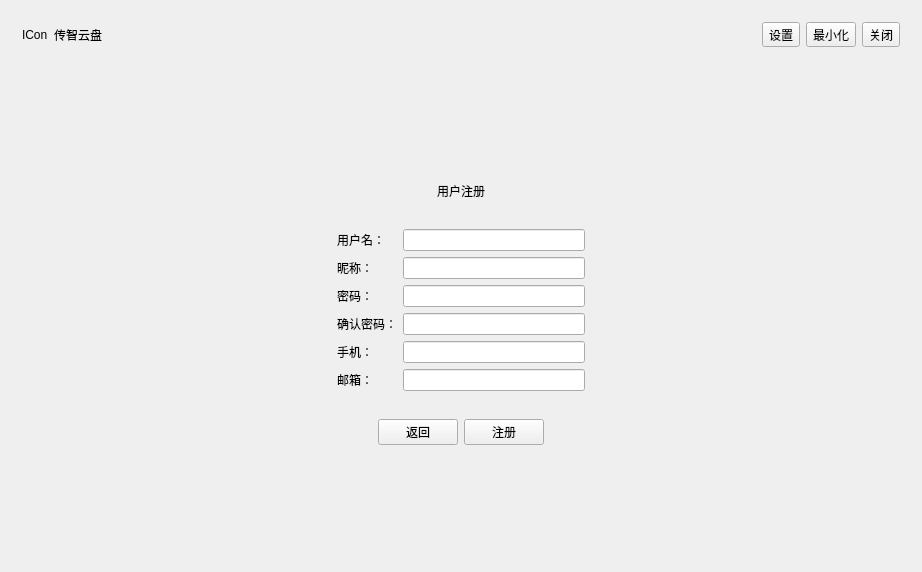
<?xml version="1.0" encoding="UTF-8"?>
<ui version="4.0">
 <class>Login</class>
 <widget class="QWidget" name="Login">
  <property name="geometry">
   <rect>
    <x>0</x>
    <y>0</y>
    <width>922</width>
    <height>572</height>
   </rect>
  </property>
  <property name="minimumSize">
   <size>
    <width>922</width>
    <height>572</height>
   </size>
  </property>
  <property name="maximumSize">
   <size>
    <width>922</width>
    <height>572</height>
   </size>
  </property>
  <property name="windowTitle">
   <string>Login</string>
  </property>
  <layout class="QVBoxLayout" name="verticalLayout">
   <item>
    <widget class="QWidget" name="widget" native="true">
     <layout class="QHBoxLayout" name="horizontalLayout">
      <item>
       <widget class="QLabel" name="label">
        <property name="text">
         <string>ICon</string>
        </property>
       </widget>
      </item>
      <item>
       <widget class="QLabel" name="label_2">
        <property name="text">
         <string>传智云盘</string>
        </property>
       </widget>
      </item>
      <item>
       <spacer name="horizontalSpacer">
        <property name="orientation">
         <enum>Qt::Horizontal</enum>
        </property>
        <property name="sizeHint" stdset="0">
         <size>
          <width>40</width>
          <height>20</height>
         </size>
        </property>
       </spacer>
      </item>
      <item>
       <widget class="QToolButton" name="toolButton_options">
        <property name="text">
         <string>设置</string>
        </property>
       </widget>
      </item>
      <item>
       <widget class="QToolButton" name="toolButton_show_miminize">
        <property name="text">
         <string>最小化</string>
        </property>
       </widget>
      </item>
      <item>
       <widget class="QToolButton" name="toolButton_close">
        <property name="text">
         <string>关闭</string>
        </property>
       </widget>
      </item>
     </layout>
    </widget>
   </item>
   <item>
    <widget class="QStackedWidget" name="stackedWidget">
     <property name="currentIndex">
      <number>1</number>
     </property>
     <widget class="QWidget" name="page">
      <layout class="QHBoxLayout" name="horizontalLayout_5">
       <item>
        <spacer name="horizontalSpacer_7">
         <property name="orientation">
          <enum>Qt::Horizontal</enum>
         </property>
         <property name="sizeHint" stdset="0">
          <size>
           <width>40</width>
           <height>20</height>
          </size>
         </property>
        </spacer>
       </item>
       <item>
        <widget class="QWidget" name="widget_6" native="true">
         <layout class="QVBoxLayout" name="verticalLayout_2">
          <item>
           <spacer name="verticalSpacer">
            <property name="orientation">
             <enum>Qt::Vertical</enum>
            </property>
            <property name="sizeHint" stdset="0">
             <size>
              <width>20</width>
              <height>40</height>
             </size>
            </property>
           </spacer>
          </item>
          <item>
           <widget class="QWidget" name="widget_2" native="true">
            <layout class="QHBoxLayout" name="horizontalLayout_2">
             <item>
              <spacer name="horizontalSpacer_2">
               <property name="orientation">
                <enum>Qt::Horizontal</enum>
               </property>
               <property name="sizeHint" stdset="0">
                <size>
                 <width>40</width>
                 <height>20</height>
                </size>
               </property>
              </spacer>
             </item>
             <item>
              <widget class="QLabel" name="label_3">
               <property name="text">
                <string>用户登录</string>
               </property>
              </widget>
             </item>
             <item>
              <spacer name="horizontalSpacer_3">
               <property name="orientation">
                <enum>Qt::Horizontal</enum>
               </property>
               <property name="sizeHint" stdset="0">
                <size>
                 <width>40</width>
                 <height>20</height>
                </size>
               </property>
              </spacer>
             </item>
            </layout>
           </widget>
          </item>
          <item>
           <widget class="QWidget" name="widget_3" native="true">
            <layout class="QGridLayout" name="gridLayout">
             <item row="0" column="0">
              <widget class="QLabel" name="label_4">
               <property name="text">
                <string>用户名：</string>
               </property>
              </widget>
             </item>
             <item row="0" column="1">
              <widget class="QLineEdit" name="lineEdit"/>
             </item>
             <item row="1" column="0">
              <widget class="QLabel" name="label_5">
               <property name="text">
                <string>密码：</string>
               </property>
              </widget>
             </item>
             <item row="1" column="1">
              <widget class="QLineEdit" name="lineEdit_2">
               <property name="echoMode">
                <enum>QLineEdit::Password</enum>
               </property>
              </widget>
             </item>
            </layout>
           </widget>
          </item>
          <item>
           <widget class="QWidget" name="widget_4" native="true">
            <layout class="QHBoxLayout" name="horizontalLayout_3">
             <item>
              <widget class="QCheckBox" name="checkBox">
               <property name="text">
                <string>记住密码</string>
               </property>
              </widget>
             </item>
             <item>
              <spacer name="horizontalSpacer_4">
               <property name="orientation">
                <enum>Qt::Horizontal</enum>
               </property>
               <property name="sizeHint" stdset="0">
                <size>
                 <width>40</width>
                 <height>20</height>
                </size>
               </property>
              </spacer>
             </item>
             <item>
              <widget class="QPushButton" name="pushButton_goto_register">
               <property name="text">
                <string>没有账号，马上注册</string>
               </property>
              </widget>
             </item>
            </layout>
           </widget>
          </item>
          <item>
           <widget class="QWidget" name="widget_5" native="true">
            <layout class="QHBoxLayout" name="horizontalLayout_4">
             <item>
              <spacer name="horizontalSpacer_5">
               <property name="orientation">
                <enum>Qt::Horizontal</enum>
               </property>
               <property name="sizeHint" stdset="0">
                <size>
                 <width>40</width>
                 <height>20</height>
                </size>
               </property>
              </spacer>
             </item>
             <item>
              <widget class="QPushButton" name="pushButton_2">
               <property name="text">
                <string>登录</string>
               </property>
              </widget>
             </item>
             <item>
              <spacer name="horizontalSpacer_6">
               <property name="orientation">
                <enum>Qt::Horizontal</enum>
               </property>
               <property name="sizeHint" stdset="0">
                <size>
                 <width>40</width>
                 <height>20</height>
                </size>
               </property>
              </spacer>
             </item>
            </layout>
           </widget>
          </item>
          <item>
           <spacer name="verticalSpacer_2">
            <property name="orientation">
             <enum>Qt::Vertical</enum>
            </property>
            <property name="sizeHint" stdset="0">
             <size>
              <width>20</width>
              <height>40</height>
             </size>
            </property>
           </spacer>
          </item>
         </layout>
        </widget>
       </item>
       <item>
        <spacer name="horizontalSpacer_8">
         <property name="orientation">
          <enum>Qt::Horizontal</enum>
         </property>
         <property name="sizeHint" stdset="0">
          <size>
           <width>40</width>
           <height>20</height>
          </size>
         </property>
        </spacer>
       </item>
      </layout>
     </widget>
     <widget class="QWidget" name="page_2">
      <layout class="QHBoxLayout" name="horizontalLayout_8">
       <item>
        <spacer name="horizontalSpacer_11">
         <property name="orientation">
          <enum>Qt::Horizontal</enum>
         </property>
         <property name="sizeHint" stdset="0">
          <size>
           <width>40</width>
           <height>20</height>
          </size>
         </property>
        </spacer>
       </item>
       <item>
        <widget class="QWidget" name="widget_10" native="true">
         <layout class="QVBoxLayout" name="verticalLayout_3">
          <item>
           <spacer name="verticalSpacer_3">
            <property name="orientation">
             <enum>Qt::Vertical</enum>
            </property>
            <property name="sizeHint" stdset="0">
             <size>
              <width>20</width>
              <height>40</height>
             </size>
            </property>
           </spacer>
          </item>
          <item>
           <widget class="QWidget" name="widget_7" native="true">
            <layout class="QHBoxLayout" name="horizontalLayout_7">
             <item>
              <spacer name="horizontalSpacer_13">
               <property name="orientation">
                <enum>Qt::Horizontal</enum>
               </property>
               <property name="sizeHint" stdset="0">
                <size>
                 <width>40</width>
                 <height>20</height>
                </size>
               </property>
              </spacer>
             </item>
             <item>
              <widget class="QLabel" name="label_6">
               <property name="text">
                <string>用户注册</string>
               </property>
              </widget>
             </item>
             <item>
              <spacer name="horizontalSpacer_14">
               <property name="orientation">
                <enum>Qt::Horizontal</enum>
               </property>
               <property name="sizeHint" stdset="0">
                <size>
                 <width>40</width>
                 <height>20</height>
                </size>
               </property>
              </spacer>
             </item>
            </layout>
           </widget>
          </item>
          <item>
           <widget class="QWidget" name="widget_8" native="true">
            <layout class="QGridLayout" name="gridLayout_2">
             <item row="0" column="0">
              <widget class="QLabel" name="label_7">
               <property name="text">
                <string>用户名：</string>
               </property>
              </widget>
             </item>
             <item row="0" column="1">
              <widget class="QLineEdit" name="lineEdit_3"/>
             </item>
             <item row="1" column="0">
              <widget class="QLabel" name="label_8">
               <property name="text">
                <string>昵称：</string>
               </property>
              </widget>
             </item>
             <item row="1" column="1">
              <widget class="QLineEdit" name="lineEdit_4"/>
             </item>
             <item row="2" column="0">
              <widget class="QLabel" name="label_9">
               <property name="text">
                <string>密码：</string>
               </property>
              </widget>
             </item>
             <item row="2" column="1">
              <widget class="QLineEdit" name="lineEdit_5"/>
             </item>
             <item row="3" column="0">
              <widget class="QLabel" name="label_10">
               <property name="text">
                <string>确认密码：</string>
               </property>
              </widget>
             </item>
             <item row="3" column="1">
              <widget class="QLineEdit" name="lineEdit_6"/>
             </item>
             <item row="4" column="0">
              <widget class="QLabel" name="label_11">
               <property name="text">
                <string>手机：</string>
               </property>
              </widget>
             </item>
             <item row="4" column="1">
              <widget class="QLineEdit" name="lineEdit_8"/>
             </item>
             <item row="5" column="0">
              <widget class="QLabel" name="label_12">
               <property name="text">
                <string>邮箱：</string>
               </property>
              </widget>
             </item>
             <item row="5" column="1">
              <widget class="QLineEdit" name="lineEdit_7"/>
             </item>
            </layout>
           </widget>
          </item>
          <item>
           <widget class="QWidget" name="widget_9" native="true">
            <layout class="QHBoxLayout" name="horizontalLayout_6">
             <item>
              <spacer name="horizontalSpacer_9">
               <property name="orientation">
                <enum>Qt::Horizontal</enum>
               </property>
               <property name="sizeHint" stdset="0">
                <size>
                 <width>40</width>
                 <height>20</height>
                </size>
               </property>
              </spacer>
             </item>
             <item>
              <widget class="QPushButton" name="pushButton_back_to_login">
               <property name="text">
                <string>返回</string>
               </property>
              </widget>
             </item>
             <item>
              <widget class="QPushButton" name="pushButton_register">
               <property name="text">
                <string>注册</string>
               </property>
              </widget>
             </item>
             <item>
              <spacer name="horizontalSpacer_10">
               <property name="orientation">
                <enum>Qt::Horizontal</enum>
               </property>
               <property name="sizeHint" stdset="0">
                <size>
                 <width>40</width>
                 <height>20</height>
                </size>
               </property>
              </spacer>
             </item>
            </layout>
           </widget>
          </item>
          <item>
           <spacer name="verticalSpacer_4">
            <property name="orientation">
             <enum>Qt::Vertical</enum>
            </property>
            <property name="sizeHint" stdset="0">
             <size>
              <width>20</width>
              <height>40</height>
             </size>
            </property>
           </spacer>
          </item>
         </layout>
        </widget>
       </item>
       <item>
        <spacer name="horizontalSpacer_12">
         <property name="orientation">
          <enum>Qt::Horizontal</enum>
         </property>
         <property name="sizeHint" stdset="0">
          <size>
           <width>40</width>
           <height>20</height>
          </size>
         </property>
        </spacer>
       </item>
      </layout>
     </widget>
     <widget class="QWidget" name="page_3">
      <layout class="QHBoxLayout" name="horizontalLayout_11">
       <item>
        <spacer name="horizontalSpacer_19">
         <property name="orientation">
          <enum>Qt::Horizontal</enum>
         </property>
         <property name="sizeHint" stdset="0">
          <size>
           <width>40</width>
           <height>20</height>
          </size>
         </property>
        </spacer>
       </item>
       <item>
        <widget class="QWidget" name="widget_14" native="true">
         <layout class="QVBoxLayout" name="verticalLayout_4">
          <item>
           <spacer name="verticalSpacer_5">
            <property name="orientation">
             <enum>Qt::Vertical</enum>
            </property>
            <property name="sizeHint" stdset="0">
             <size>
              <width>20</width>
              <height>40</height>
             </size>
            </property>
           </spacer>
          </item>
          <item>
           <widget class="QWidget" name="widget_11" native="true">
            <layout class="QHBoxLayout" name="horizontalLayout_10">
             <item>
              <spacer name="horizontalSpacer_17">
               <property name="orientation">
                <enum>Qt::Horizontal</enum>
               </property>
               <property name="sizeHint" stdset="0">
                <size>
                 <width>40</width>
                 <height>20</height>
                </size>
               </property>
              </spacer>
             </item>
             <item>
              <widget class="QLabel" name="label_13">
               <property name="text">
                <string>服务器设置</string>
               </property>
              </widget>
             </item>
             <item>
              <spacer name="horizontalSpacer_18">
               <property name="orientation">
                <enum>Qt::Horizontal</enum>
               </property>
               <property name="sizeHint" stdset="0">
                <size>
                 <width>40</width>
                 <height>20</height>
                </size>
               </property>
              </spacer>
             </item>
            </layout>
           </widget>
          </item>
          <item>
           <widget class="QWidget" name="widget_12" native="true">
            <layout class="QGridLayout" name="gridLayout_3">
             <item row="0" column="0">
              <widget class="QLabel" name="label_14">
               <property name="text">
                <string>服务器地址：</string>
               </property>
              </widget>
             </item>
             <item row="0" column="1">
              <widget class="QLineEdit" name="lineEdit_9"/>
             </item>
             <item row="1" column="0">
              <widget class="QLabel" name="label_15">
               <property name="text">
                <string>服务器端口：</string>
               </property>
              </widget>
             </item>
             <item row="1" column="1">
              <widget class="QLineEdit" name="lineEdit_10"/>
             </item>
            </layout>
           </widget>
          </item>
          <item>
           <widget class="QWidget" name="widget_13" native="true">
            <layout class="QHBoxLayout" name="horizontalLayout_9">
             <item>
              <spacer name="horizontalSpacer_15">
               <property name="orientation">
                <enum>Qt::Horizontal</enum>
               </property>
               <property name="sizeHint" stdset="0">
                <size>
                 <width>40</width>
                 <height>20</height>
                </size>
               </property>
              </spacer>
             </item>
             <item>
              <widget class="QPushButton" name="pushButton_back_to_login_2">
               <property name="text">
                <string>返回</string>
               </property>
              </widget>
             </item>
             <item>
              <widget class="QPushButton" name="pushButton_confirm_option">
               <property name="text">
                <string>确定</string>
               </property>
              </widget>
             </item>
             <item>
              <spacer name="horizontalSpacer_16">
               <property name="orientation">
                <enum>Qt::Horizontal</enum>
               </property>
               <property name="sizeHint" stdset="0">
                <size>
                 <width>40</width>
                 <height>20</height>
                </size>
               </property>
              </spacer>
             </item>
            </layout>
           </widget>
          </item>
          <item>
           <spacer name="verticalSpacer_6">
            <property name="orientation">
             <enum>Qt::Vertical</enum>
            </property>
            <property name="sizeHint" stdset="0">
             <size>
              <width>20</width>
              <height>40</height>
             </size>
            </property>
           </spacer>
          </item>
         </layout>
        </widget>
       </item>
       <item>
        <spacer name="horizontalSpacer_20">
         <property name="orientation">
          <enum>Qt::Horizontal</enum>
         </property>
         <property name="sizeHint" stdset="0">
          <size>
           <width>40</width>
           <height>20</height>
          </size>
         </property>
        </spacer>
       </item>
      </layout>
     </widget>
    </widget>
   </item>
  </layout>
 </widget>
 <layoutdefault spacing="6" margin="11"/>
 <resources/>
 <connections>
  <connection>
   <sender>toolButton_close</sender>
   <signal>clicked()</signal>
   <receiver>Login</receiver>
   <slot>close()</slot>
   <hints>
    <hint type="sourcelabel">
     <x>757</x>
     <y>35</y>
    </hint>
    <hint type="destinationlabel">
     <x>399</x>
     <y>299</y>
    </hint>
   </hints>
  </connection>
  <connection>
   <sender>toolButton_show_miminize</sender>
   <signal>clicked()</signal>
   <receiver>Login</receiver>
   <slot>showMinimized()</slot>
   <hints>
    <hint type="sourcelabel">
     <x>708</x>
     <y>35</y>
    </hint>
    <hint type="destinationlabel">
     <x>399</x>
     <y>299</y>
    </hint>
   </hints>
  </connection>
 </connections>
</ui>
